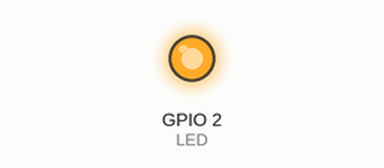
Recording of a sketch running on a simulated ESP8266 (NodeMCU). Parts: output pins drawn as LEDs (lit = HIGH).

Above: at 0.1 s.
At 2.7 s:
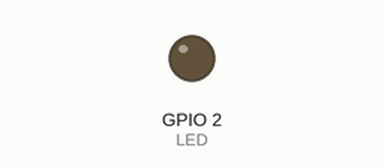
Timing chart, 0 to 4.3 s (numbered marks = the images above):
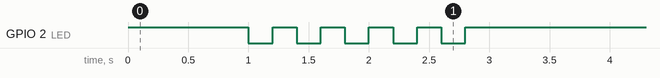

The sketch:

main.ino
```cpp
#include <ESP8266WiFi.h>
#include "./defines.h"

void setup()
{
    Serial.begin(9600);
    pinMode(LED, OUTPUT);
    digitalWrite(LED, HIGH);
    delay(1000);
    blink(GE_ERR_NO_WIFI_COUNT, GE_ERR_NO_WIFI_TIME);
}

void loop()
{
    // code...
}
```

defines.h
```cpp
// Define LED on pin 2
#define LED 2

// Define errors blinking to communicate with user and easier debug
#define GE_ERR_NO_WIFI_COUNT 5
#define GE_ERR_NO_WIFI_TIME 200
```

error-notification.ino
```cpp
/**
 * @brief Blink onboard LED to communicate with user.
 * IMPORTANT: this function pauses program
 * @param count How many times LED will blink
 * @param time Specifies on/off interval in milliseconds
 *
 */
void blink(int count, int time)
{
    for (int i = 0; i < count; i++)
    {
        digitalWrite(LED, LOW);
        delay(time);
        digitalWrite(LED, HIGH);
        delay(time);
    }
}
```

open-wifi-connection.ino
```cpp

```
